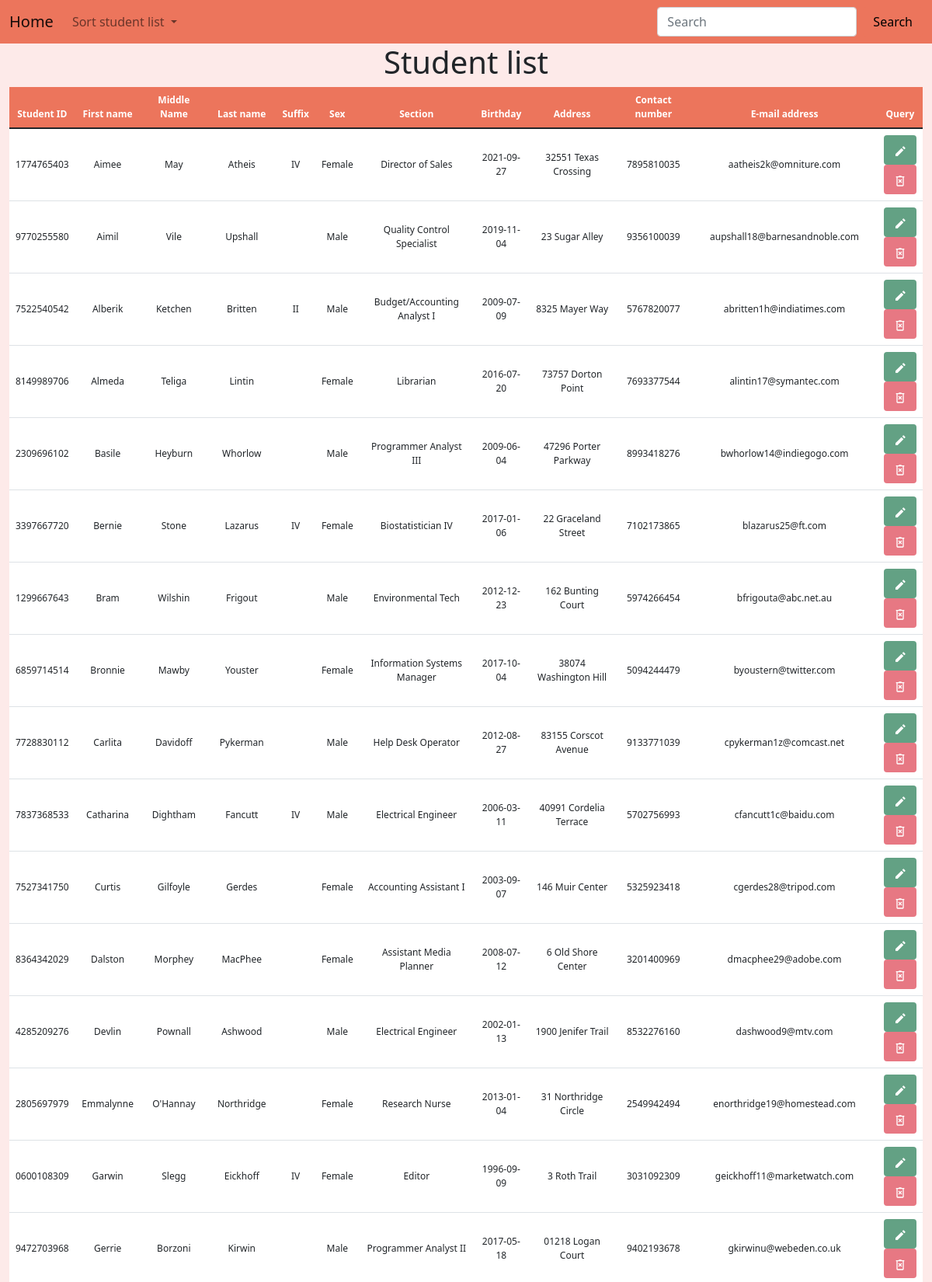
The app's page /controls/crud.php?sort=Student_First_Name (upper part) with its own data.
### tables this page shows
CREATE TABLE `tbl_student_profile` (
  `Student_ID` varchar(10) NOT NULL PRIMARY KEY,
  `Student_First_Name` varchar(50) NOT NULL,
  `Student_Middle_Name` varchar(50),
  `Student_Last_Name` varchar(50) NOT NULL,
  `Student_Suffix` varchar(10),
  `Student_Sex` enum('Male','Female') NOT NULL,
  `Student_Section` varchar(50) NOT NULL,
  `Student_Birthday` date NOT NULL,
  `Student_Address` varchar(100) NOT NULL,
  `Student_Contact_Number` varchar(11) NOT NULL,
  `Student_Email_Address` varchar(50) NOT NULL,
  `is_archive` boolean NOT NULL DEFAULT false
);

### functions/functions.php (called while the page is built, shortened)
<?php
function view($name, $contents = ''){
    require(APP_PATH . "page/layout-page.php");
}

### controls/crud.php (called while the page is built, shortened)
<?php
$view_bag = [
    'title' => 'Student Database',
    'heading' => 'Student list'
];
$records = Data::get_student_records();
if (is_get()) {
    if (isset($_GET['sort'])) {
        $sort = $_GET['sort'];
        $records = Data::sort_by($sort);
    }
}
view('crud', $records);

### functions/data/mysql.class.php (called while the page is built, shortened)
<?php
class MySqlDataProvider {
    public function __construct($source) {
        $this->source = $source;
    }
    public function sort_by($sort) {
        $pdo = $this->connect();
        $smt = $pdo->query("SELECT * FROM tbl_student_profile WHERE is_archive = false ORDER BY $sort");
        $data = $smt->fetchAll(PDO::FETCH_CLASS, 'StudentProfile');
        return $data;
    }
    private function connect() {
        try {
            return new PDO($this->source, CONFIG['db_user'], CONFIG['db_password']);
        } catch (PDOException $e) {
            return null;
        }
    }
}

### functions/data/static.class.php (called while the page is built, shortened)
<?php
class Data {
    static private $mdp;
    static public function init(MySqlDataProvider $mdp){
        return self::$mdp = $mdp;
    }
    static public function sort_by($sort){
        return self::$mdp->sort_by($sort);
    }
}

### page/crud-page.php (the view, shortened to what this page needs)
<div class="container-fluid">
    <h1 class="text-center align-middle"><?= $view_bag['heading'] ?></h1>
</div>
<div class="container-fluid container-table">
    <table class="table table-hover text-center align-middle" id="table">
        <thead>
            <tr>
                <th scope="col" id="id">Student ID</th>
                <th scope="col" id="fname">First name</th>
                <th scope="col" id="mname">Middle Name</th>
                <th scope="col" id="lname">Last name</th>
                <th scope="col" id="suffix">Suffix</th>
                <th scope="col" id="section">Sex</th>
                <th scope="col" id="sex">Section</th>
                <th scope="col" id="bday">Birthday</th>
                <th scope="col" id="address">Address</th>
                <th scope="col" id="number">Contact number</th>
                <th scope="col" id="email">E-mail address</th>
                <th scope="col" id="query">Query</th>
            </tr>
        </thead>
        <tbody>
            <?php foreach ($contents as $object) : ?>
                <tr>
                    <td><?= $object->Student_ID ?></td>
                    <td><?= $object->Student_First_Name ?></td>
                    <td><?= $object->Student_Middle_Name ?></td>
                    <td><?= $object->Student_Last_Name ?></td>
                    <td><?= $object->Student_Suffix ?></td>
                    <td><?= $object->Student_Sex ?></td>
                    <td><?= $object->Student_Section ?></td>
                    <td><?= $object->Student_Birthday ?></td>
                    <td><?= $object->Student_Address ?></td>
                    <td><?= $object->Student_Contact_Number ?></td>
                    <td><?= $object->Student_Email_Address ?></td>
                    <td>
                        <a class="btn button-edit-bg" type="submit" data-bs-toggle="modal" data-bs-target="#showEditModal">
                        </a>
                        <br>
                        <a class="btn button-delete-bg" type="submit" name="delete" method="get" data-bs-toggle="modal" data-bs-target="#showDeleteModal">
                        </a>
                    </td>
                </tr>
            <?php endforeach ?>
        </tbody>
    </table>
</div>

### css/stylesheet-crud.css (style rules this page uses)
body { background-color: #fdeae9; }
.container-table thead { background-color: #ec755c; color: white; }
.button-edit-bg { background-color: #63a184; }
.button-delete-bg { background-color: #e77883; }
table { background-color: white; }
tr { font-size: 30px; font-size: 1vw; }

### records on screen
tbl_student_profile: Student_ID "1774765403", Student_First_Name "Aimee", Student_Middle_Name "May", Student_Last_Name "Atheis", Student_Suffix "IV", Student_Sex "Female", Student_Section "Director of Sales", Student_Birthday "2021-09-27", Student_Address "32551 Texas Crossing", Student_Contact_Number "7895810035", Student_Email_Address "aatheis2k@omniture.com"
tbl_student_profile: Student_ID "9770255580", Student_First_Name "Aimil", Student_Middle_Name "Vile", Student_Last_Name "Upshall", Student_Sex "Male", Student_Section "Quality Control Specialist", Student_Birthday "2019-11-04", Student_Address "23 Sugar Alley", Student_Contact_Number "9356100039", Student_Email_Address "aupshall18@barnesandnoble.com"
tbl_student_profile: Student_ID "7522540542", Student_First_Name "Alberik", Student_Middle_Name "Ketchen", Student_Last_Name "Britten", Student_Suffix "II", Student_Sex "Male", Student_Section "Budget/Accounting Analyst I", Student_Birthday "2009-07-09", Student_Address "8325 Mayer Way", Student_Contact_Number "5767820077", Student_Email_Address "abritten1h@indiatimes.com"
tbl_student_profile: Student_ID "8149989706", Student_First_Name "Almeda", Student_Middle_Name "Teliga", Student_Last_Name "Lintin", Student_Sex "Female", Student_Section "Librarian", Student_Birthday "2016-07-20", Student_Address "73757 Dorton Point", Student_Contact_Number "7693377544", Student_Email_Address "alintin17@symantec.com"
tbl_student_profile: Student_ID "2309696102", Student_First_Name "Basile", Student_Middle_Name "Heyburn", Student_Last_Name "Whorlow", Student_Sex "Male", Student_Section "Programmer Analyst III", Student_Birthday "2009-06-04", Student_Address "47296 Porter Parkway", Student_Contact_Number "8993418276", Student_Email_Address "bwhorlow14@indiegogo.com"
tbl_student_profile: Student_ID "3397667720", Student_First_Name "Bernie", Student_Middle_Name "Stone", Student_Last_Name "Lazarus", Student_Suffix "IV", Student_Sex "Female", Student_Section "Biostatistician IV", Student_Birthday "2017-01-06", Student_Address "22 Graceland Street", Student_Contact_Number "7102173865", Student_Email_Address "blazarus25@ft.com"
tbl_student_profile: Student_ID "1299667643", Student_First_Name "Bram", Student_Middle_Name "Wilshin", Student_Last_Name "Frigout", Student_Sex "Male", Student_Section "Environmental Tech", Student_Birthday "2012-12-23", Student_Address "162 Bunting Court", Student_Contact_Number "5974266454", Student_Email_Address "bfrigouta@abc.net.au"
tbl_student_profile: Student_ID "6859714514", Student_First_Name "Bronnie", Student_Middle_Name "Mawby", Student_Last_Name "Youster", Student_Sex "Female", Student_Section "Information Systems Manager", Student_Birthday "2017-10-04", Student_Address "38074 Washington Hill", Student_Contact_Number "5094244479", Student_Email_Address "byoustern@twitter.com"
tbl_student_profile: Student_ID "7728830112", Student_First_Name "Carlita", Student_Middle_Name "Davidoff", Student_Last_Name "Pykerman", Student_Sex "Male", Student_Section "Help Desk Operator", Student_Birthday "2012-08-27", Student_Address "83155 Corscot Avenue", Student_Contact_Number "9133771039", Student_Email_Address "cpykerman1z@comcast.net"
tbl_student_profile: Student_ID "7837368533", Student_First_Name "Catharina", Student_Middle_Name "Dightham", Student_Last_Name "Fancutt", Student_Suffix "IV", Student_Sex "Male", Student_Section "Electrical Engineer", Student_Birthday "2006-03-11", Student_Address "40991 Cordelia Terrace", Student_Contact_Number "5702756993", Student_Email_Address "cfancutt1c@baidu.com"
tbl_student_profile: Student_ID "7527341750", Student_First_Name "Curtis", Student_Middle_Name "Gilfoyle", Student_Last_Name "Gerdes", Student_Sex "Female", Student_Section "Accounting Assistant I", Student_Birthday "2003-09-07", Student_Address "146 Muir Center", Student_Contact_Number "5325923418", Student_Email_Address "cgerdes28@tripod.com"
tbl_student_profile: Student_ID "8364342029", Student_First_Name "Dalston", Student_Middle_Name "Morphey", Student_Last_Name "MacPhee", Student_Sex "Female", Student_Section "Assistant Media Planner", Student_Birthday "2008-07-12", Student_Address "6 Old Shore Center", Student_Contact_Number "3201400969", Student_Email_Address "dmacphee29@adobe.com"
tbl_student_profile: Student_ID "4285209276", Student_First_Name "Devlin", Student_Middle_Name "Pownall", Student_Last_Name "Ashwood", Student_Sex "Male", Student_Section "Electrical Engineer", Student_Birthday "2002-01-13", Student_Address "1900 Jenifer Trail", Student_Contact_Number "8532276160", Student_Email_Address "dashwood9@mtv.com"
tbl_student_profile: Student_ID "2805697979", Student_First_Name "Emmalynne", Student_Middle_Name "O'Hannay", Student_Last_Name "Northridge", Student_Sex "Female", Student_Section "Research Nurse", Student_Birthday "2013-01-04", Student_Address "31 Northridge Circle", Student_Contact_Number "2549942494", Student_Email_Address "enorthridge19@homestead.com"
tbl_student_profile: Student_ID "0600108309", Student_First_Name "Garwin", Student_Middle_Name "Slegg", Student_Last_Name "Eickhoff", Student_Suffix "IV", Student_Sex "Female", Student_Section "Editor", Student_Birthday "1996-09-09", Student_Address "3 Roth Trail", Student_Contact_Number "3031092309", Student_Email_Address "geickhoff11@marketwatch.com"
tbl_student_profile: Student_ID "9472703968", Student_First_Name "Gerrie", Student_Middle_Name "Borzoni", Student_Last_Name "Kirwin", Student_Sex "Male", Student_Section "Programmer Analyst II", Student_Birthday "2017-05-18", Student_Address "01218 Logan Court", Student_Contact_Number "9402193678", Student_Email_Address "gkirwinu@webeden.co.uk"

### other values on screen
$view_bag['heading'] "Student list"
